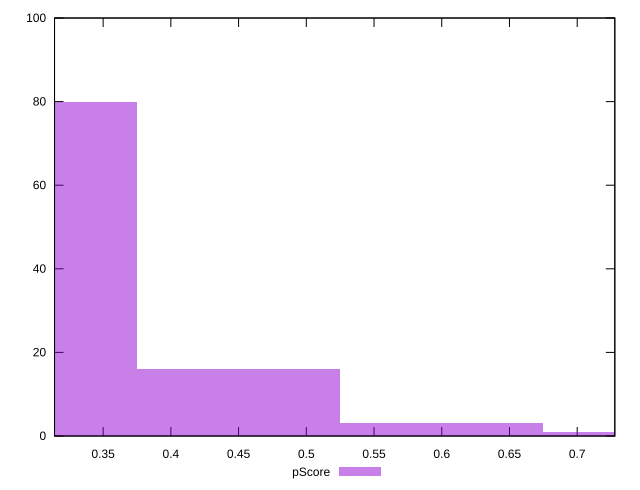

Generate this figure with gnuplot:
reset

$pScore <<EOF
0.29995216844407513 80
0.4499282526661127 16
0.5999043368881503 3
0.7498804211101878 1
EOF

set key outside below
set boxwidth 0.14997608422203756
set xrange [0.3141176470588235:0.7277777777777777]
set yrange [0:100]
set trange [0:100]
set style fill transparent solid 0.5 noborder
set terminal svg size 640, 490 enhanced background rgb 'white'
set output "report_00014_2021-02-09T15:56:05.503Z/unused-javascript/samples/pages+cached+noadtech/pScore/histogram.svg"

plot $pScore title "pScore" with boxes

reset
